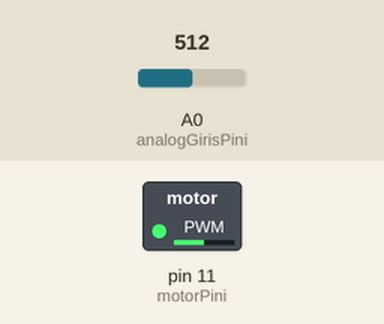
This sketch was run on a simulated Arduino Uno, built with avr-gcc and run on an emulated ATmega328P. Parts: switched loads named in the sketch (green lamp = pin HIGH). The inputs (shaded band) are chosen by the test bench; at power-on: A0 (analogGirisPini) = 512.

Above: at 1.2 s.
1.3 s: A0 (analogGirisPini) set to 716
At 2.6 s:
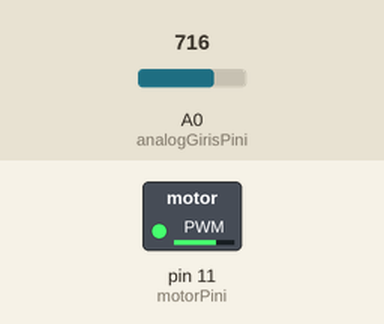
2.9 s: A0 (analogGirisPini) set to 900
At 3.9 s:
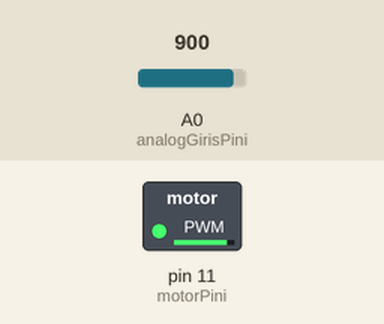
4.5 s: A0 (analogGirisPini) set to 122
At 5.2 s:
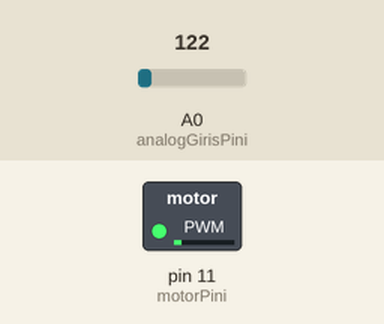
6.1 s: A0 (analogGirisPini) set to 0
At 6.5 s:
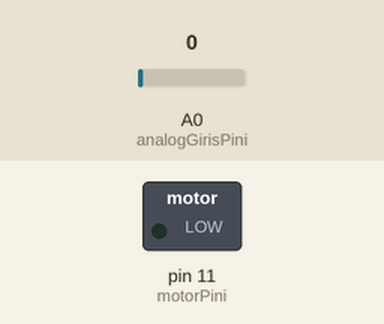
7.7 s: A0 (analogGirisPini) set to 511
At 9.0 s:
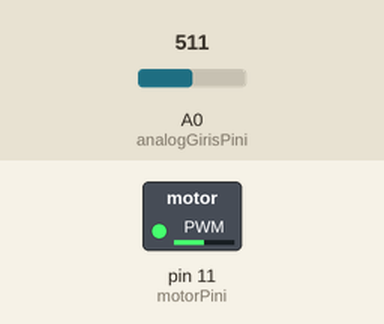
Timing chart, 0 to 10.3 s (numbered marks = the images above; inputs shaded):
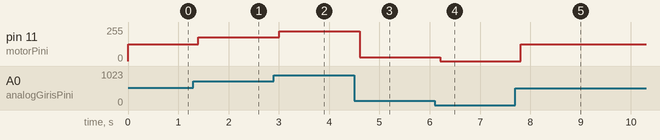

Measured:
- after the input at 1.3 s, pin 11 (motorPini): 127/255 → 178/255 after 0.10 s
- after the input at 2.9 s, pin 11 (motorPini): 178/255 → 224/255 after 0.10 s
- after the input at 4.5 s, pin 11 (motorPini): 224/255 → 30/255 after 0.10 s
- after the input at 6.1 s, pin 11 (motorPini): 30/255 → 0/255 after 0.11 s
- after the input at 7.7 s, pin 11 (motorPini): 0/255 → 127/255 after 0.11 s

The sketch:

Analog_GirisCikis5.ino
```cpp
/**********************************************************************
 Arduino Kitabı - Coşkun Taşdemir
 Dikeyeksen Yayınları
 http://www.dikeyeksen.com/muhendislik/arduino.html

  Analog Giriş - Çıkış Örneği 5
  Analog - Dijital Çevrim ile DC Motor Hız kontrolü

  A0 pinine bağlı olan potansiyemetre ile
  D11 Pinine bağlı olan DC motorun hızı
  kontrol ediliyor
  *********************************************************************/
// Analog giriş pini olarak A0 pinini kullanıyoruz
// Potansiyometrenin girişi bu pine bağlanacak.
// Motor çıkışı D11 nolu pinden sağlanacak.

const int analogGirisPini = A0;
const int motorPini = 11;	 	// PWM Çıkışı
int potansDegeri = 0;        	// Potansiyometreden okunan değer

void setup() {

}
void loop() {
  // Analog giriş değerini okuyoruz
  potansDegeri = analogRead(analogGirisPini);
  potansDegeri =  map( potansDegeri,0,1023, 0, 255);
  analogWrite(motorPini, potansDegeri);
  delay(200);
}
```
